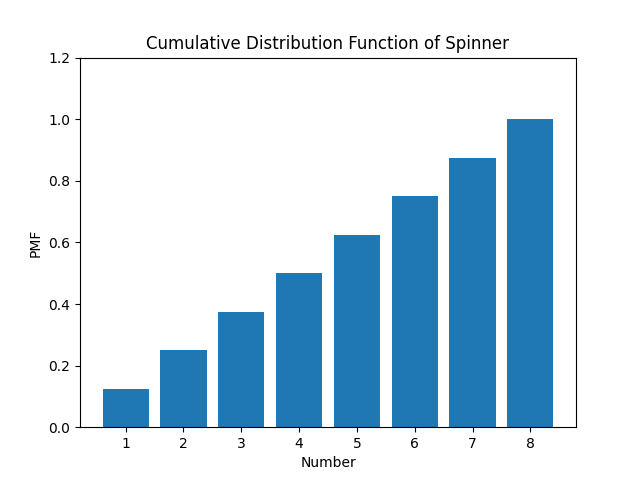

Write the Python code that produced this figure.
import numpy as np
import matplotlib.pyplot as plt

# Define the PMF of the spinner
pmf = np.full((8,), 1/8)

# Compute the CDF of the spinner
cdf = np.cumsum(pmf)

# Plot the CDF
plt.bar(np.arange(1, 9), cdf)
plt.title('Cumulative Distribution Function of Spinner')
plt.xlabel('Number')
plt.ylabel('PMF')
plt.xticks(np.arange(1, 9))
plt.ylim([0, 1.2])
plt.show()
